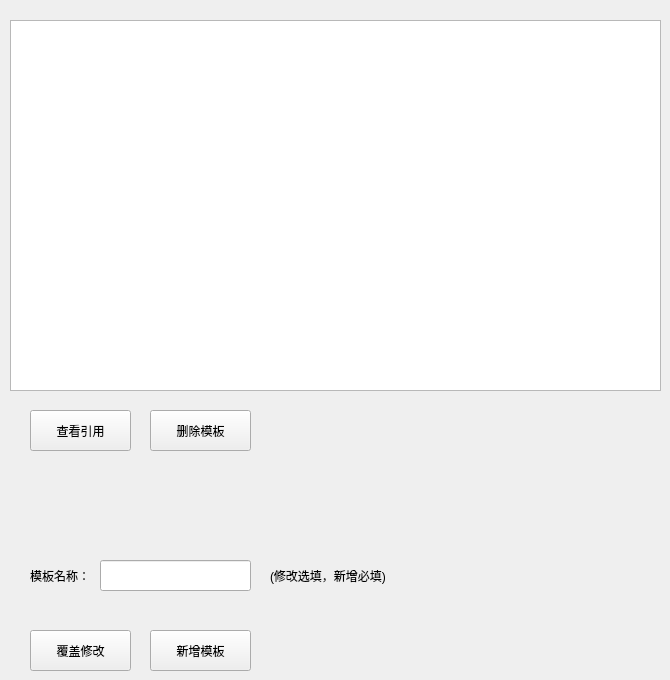
       <widget class="QWidget" name="tab_7">
        <attribute name="title">
         <string>随机模板</string>
        </attribute>
        <widget class="QTableWidget" name="modelTableWidget">
         <property name="geometry">
          <rect>
           <x>10</x>
           <y>20</y>
           <width>651</width>
           <height>371</height>
          </rect>
         </property>
        </widget>
        <widget class="QPushButton" name="applyModelButton">
         <property name="geometry">
          <rect>
           <x>30</x>
           <y>410</y>
           <width>101</width>
           <height>41</height>
          </rect>
         </property>
         <property name="text">
          <string>查看引用</string>
         </property>
        </widget>
        <widget class="QPushButton" name="deleteModelButton">
         <property name="geometry">
          <rect>
           <x>150</x>
           <y>410</y>
           <width>101</width>
           <height>41</height>
          </rect>
         </property>
         <property name="text">
          <string>删除模板</string>
         </property>
        </widget>
        <widget class="QPushButton" name="updateModelButton">
         <property name="geometry">
          <rect>
           <x>30</x>
           <y>630</y>
           <width>101</width>
           <height>41</height>
          </rect>
         </property>
         <property name="text">
          <string>覆盖修改</string>
         </property>
        </widget>
        <widget class="QLabel" name="label_19">
         <property name="geometry">
          <rect>
           <x>30</x>
           <y>560</y>
           <width>61</width>
           <height>31</height>
          </rect>
         </property>
         <property name="text">
          <string>模板名称：</string>
         </property>
        </widget>
        <widget class="QPushButton" name="addModelButton">
         <property name="geometry">
          <rect>
           <x>150</x>
           <y>630</y>
           <width>101</width>
           <height>41</height>
          </rect>
         </property>
         <property name="text">
          <string>新增模板</string>
         </property>
        </widget>
        <widget class="QLineEdit" name="modelNameLineEdit">
         <property name="geometry">
          <rect>
           <x>100</x>
           <y>560</y>
           <width>151</width>
           <height>31</height>
          </rect>
         </property>
        </widget>
        <widget class="QLabel" name="label_20">
         <property name="geometry">
          <rect>
           <x>270</x>
           <y>560</y>
           <width>241</width>
           <height>31</height>
          </rect>
         </property>
         <property name="text">
          <string>(修改选填，新增必填)</string>
         </property>
        </widget>
       </widget>
